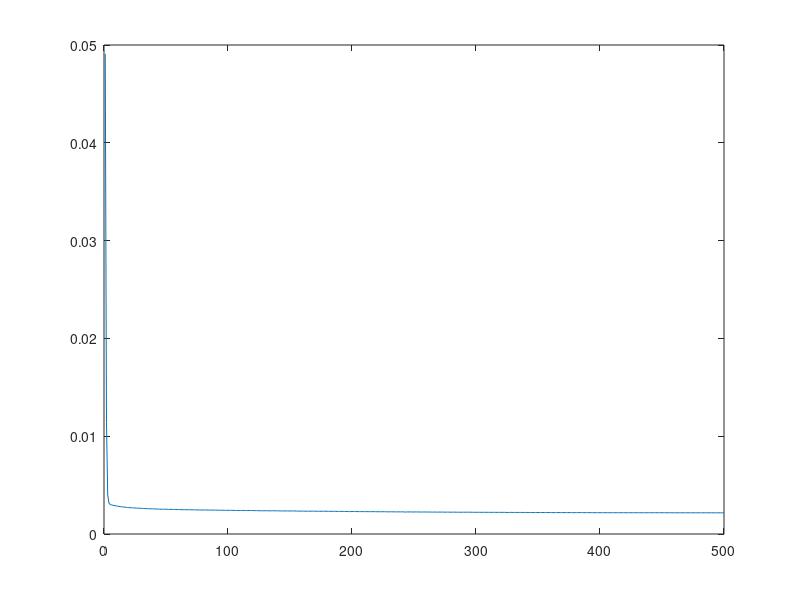
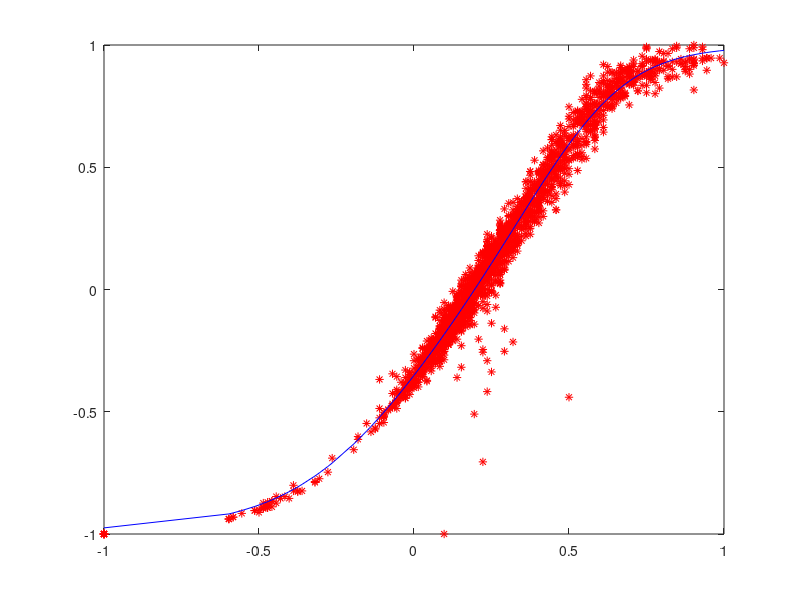

These figures' MATLAB source, in order:
% Implementacao da rede MLP canonica (backpropagation com gradiente descendente)
% Usando as funcoes built-in (internas) do matlab
%
% Objetivo: demonstrar a problematica do OVERFITTING a dados ruidosos
%
% Nota: o mapeamento a ser aprendido eh estatico e unidimensional, logo
%       a rede neural terá uma entrada e uma saida apenas. O unico parametro
%       variavel eh o numero de neuronios ocultos.
%
% Exemplo para disciplina de ICA
% Autor: Guilherme de A. Barreto
% Date: 13/09/2010
%
%
% X = Vetor de entrada
% d = saida desejada (escalar)
% W = Matriz de pesos Entrada -> Camada Oculta
% M = Matriz de Pesos Camada Oculta -> Camada saida
% eta = taxa de aprendizagem
% alfa = fator de momento

clear; clc; close all;

% Carrega DADOS
%=================
load aerogerador.dat;
%load noisy1d.dat; 
%aerogerador=noisy1d;

x=aerogerador(:,1); % entrada
d=aerogerador(:,2); % saida desejada

%%% Normalizacao dos dados de entrada e saida
x=(x - min(x))/(max(x)-min(x));  % normaliza entradas entre 0 e 1
d=(d - min(d))/(max(d)-min(d));  % normaliza saidas entre 0 e 1

x=2*x-1;  % Normaliza entradas entre -1 e +1
d=2*d-1;  % Normaliza saidas entre -1 e +1

%x=(x-mean(x))/std(x);   % Normalizacao Z-score da entrada
%d=(d-mean(d))/std(d);   % Normalizacao Z-score da saida

[LinD ColD]=size(aerogerador);

% DEFINE ARQUITETURA DA REDE
%===========================
Ne = 500; % No. de epocas de treinamento
Ni = 1;   % No. de unidades de entrada
Nh = 3;   % No. de neuronios na camada oculta
No = 1;   % No. de neuronios na camada de saida

eta=0.01;   % Passo de aprendizagem

% Inicia matrizes de pesos
WW=rand(Nh,Ni+1);   % Pesos entrada -> camada oculta
WW=2*WW-1;

MM=rand(No,Nh+1);   % Pesos camada oculta -> camada de saida
MM=2*MM-1;

%%% ETAPA DE TREINAMENTO
for t=1:Ne,
    
    Epoca=t,

    % Embaralha vetores de treinamento e saidas desejadas
    I=randperm(LinD); 
    x=x(I); d=d(I);   
    
    EQ=0;
    for tt=1:LinD,   % Inicia LOOP de epocas de treinamento
        % CAMADA OCULTA
        X  = [-1; x(tt)];     % Constroi vetor de entrada com adicao da entrada x0=-1
        Ui = WW * X;          % Ativacao (net) dos neuronios da camada oculta
        Yi = 1./(1+exp(-Ui)); % Saida entre [0,1] (funcao logistica)
        Yi = 2*Yi-1;          % Saida entre [-1,1] (funcao tanh)
        
        % CAMADA DE SAIDA 
        Y=[-1; Yi];           % Constroi vetor de entrada DESTA CAMADA com adicao da entrada y0=-1
        Uk = MM * Y;          % Ativacao (net) dos neuronios da camada de saida
        Ok = 1/(1+exp(-Uk));  % Saida entre [0,1] (funcao logistica)
        Ok = 2*Ok -1;         % Saida entre [-1,1] (funcao tanh)
        
        % CALCULO DO ERRO 
        Ek = d(tt) - Ok;           % erro entre a saida desejada e a saida da rede
        EQ = EQ + 0.5*sum(Ek.^2);  % soma do erro quadratico de todos os neuronios p/ VETOR DE ENTRADA

        
        %%% CALCULO DOS GRADIENTES LOCAIS
        %Dk = Ok*(1 - Ok);  % derivada da sigmoide logistica (camada de saida)
        Dk  = 1 - Ok.^2;     % derivada da tangente hiperbolica (camada de saida)        
        DDk = Ek*Dk;        % gradientes locais (camada de saida)
        
        %Di = Yi.*(1 - Yi); % derivada da sigmoide logistica (camada oculta)
        Di  = 1-Yi.^2; % derivada da tangente hiperbolica (camada oculta)
        DDi = Di.*(MM(:,2:end)'*DDk);    % gradientes locais (camada oculta)

        % AJUSTE DOS PESOS - CAMADA DE SAIDA
        MM = MM + eta*DDk*Y';
        
        % AJUSTE DOS PESOS - CAMADA OCULTA
        WW = WW + eta*DDi*X';

    end   % Fim de uma epoca de treinamento
    
    EQM(t)=EQ/LinD; % MEDIA DO ERRO QUADRATICO P/ EPOCA

end   % Fim do loop de treinamento



%% ETAPA DE GENERALIZACAO  %%%
xn=sort(x,'ascend');
LinD=length(xn);
EQ=0;
HID=[];
for tt=1:LinD,   % Inicia LOOP de epocas de treinamento
        % CAMADA OCULTA
        X=[-1; xn(tt)];       % Constroi vetor de entrada com adicao da entrada x0=-1
        Ui = WW * X;          % Ativacao (net) dos neuronios da camada oculta
        Yi = 1./(1+exp(-Ui)); % Saida entre [0,1] (funcao logistica)
        Yi=2*Yi-1;              % Saida entre [-1,1] (funcao tanh)
        HID=[HID Yi];
        
        % CAMADA DE SAIDA 
        Y=[-1; Yi];              % Constroi vetor de entrada DESTA CAMADA com adicao da entrada y0=-1
        Uk = MM * Y;             % Ativacao (net) dos neuronios da camada de saida
        Ok(tt) = 1/(1+exp(-Uk)); % Saida entre [0,1] (funcao logistica)
        Ok(tt) = 2*Ok(tt)-1;     % Saida entre [-1,1] (funcao tanh)
end

% Plota curva de aprendizagem
figure; plot(EQM);

% Plota dados reais versus dados preditos
figure; plot(x,d,'r*',xn,Ok,'b-');

